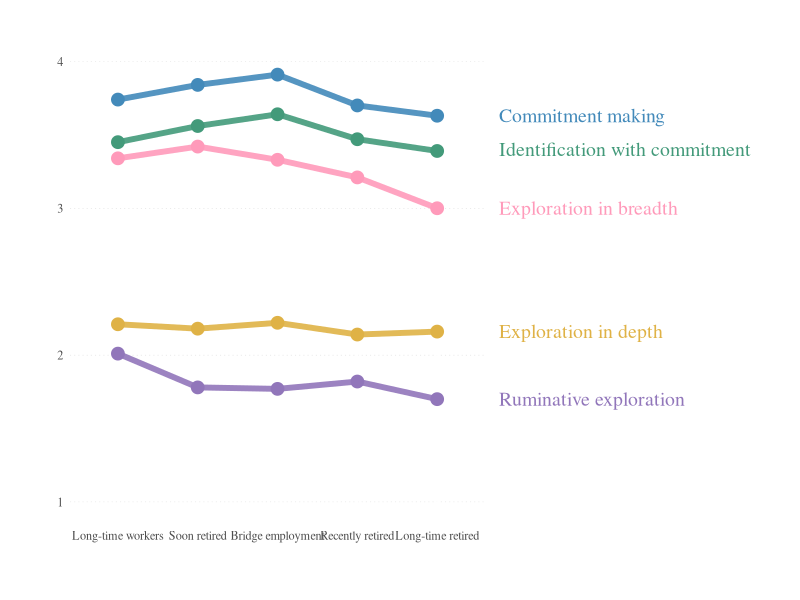

Recreate this plot in R.
##########################################
###########09_LATENT_MEANS_Plot###########
##########################################
library('tidyverse')
library('ggplot2')

df2 <- data.frame(retirement_status = c("Long-time workers",
                                        "Soon retired",
                                        "Bridge employment",
                                        "Recently retired",
                                        "Long-time retired"),
                  cm = c(3.74,3.84,3.91,3.7,3.63),
                  ic = c(3.45,3.56,3.64,3.47,3.39),
                  re = c(2.01,1.78,1.77,1.82,1.70),
                  eb = c(3.34,3.42,3.33,3.21,3),
                  ed = c(2.21,2.18,2.22,2.14,2.16))

df2 <- df2 %>%
  mutate(retirement_status = fct_relevel(retirement_status,
                                         "Long-time workers",
                                         "Soon retired",
                                         "Bridge employment",
                                         "Recently retired",
                                         "Long-time retired"))



#### Line plot

ggplot(data=df2, aes(x=retirement_status)) +

  geom_line(aes(y=cm), color = "#438ABA",size=2, alpha=0.9,  group = 1)  +
  geom_point(aes(y=cm), color = "#438ABA", group = 1, size = 4) +
  geom_line(aes(y=ic), color = "#439A7A",size=2, alpha=0.9,  group = 1)  +
  geom_point(aes(y=ic), color = "#439A7A", group = 1, size = 4) +
  geom_line(aes(y=re), color = "#9176BA",size=2, alpha=0.9,  group = 1)  +
  geom_point(aes(y=re), color = "#9176BA", group = 1, size = 4) +
  geom_line(aes(y=eb), color = "#FF9ABA",size=2, alpha=0.9,  group = 1)  +
  geom_point(aes(y=eb), color = "#FF9ABA", group = 1, size = 4) +
  geom_line(aes(y=ed), color = "#DFB246",size=2, alpha=0.9,  group = 1)  +
  geom_point(aes(y=ed), color = "#DFB246", group = 1, size = 4)+
  geom_label( x=5.7, y=1.7, label="Ruminative exploration", size=5, color="#9176BA", label.size = 0, hjust = 0, family = "serif")+
  geom_label( x=5.7, y=2.16, label="Exploration in depth", size=5, color="#DFB246", label.size = 0, hjust = 0, family = "serif")+
  geom_label( x=5.7, y=3.0, label="Exploration in breadth", size=5, color="#FF9ABA", label.size = 0,  hjust = 0, family = "serif")+
  geom_label( x=5.7, y=3.63, label="Commitment making", size=5, color="#438ABA", label.size = 0, hjust = 0, family = "serif")+
  geom_label( x=5.7, y=3.4, label="Identification with commitment", size=5, color="#439A7A", label.size = 0, hjust = 0, family = "serif")+
  xlab("")+
  ylab("")+
  ylim(1,4)+
  theme(
    panel.background = element_rect(fill='transparent'),
    panel.grid.major.y  = element_line(color = "grey",
                                       size = 0.1, linetype = "dotted" ),
    plot.margin =  margin(1,8,1,1, "cm"),
    axis.ticks = element_blank(),
    text=element_text(family="serif")
  )+
  coord_cartesian(clip = "off")



# Clear up environment
rm(list = ls())


